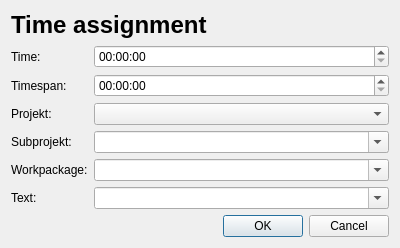
<?xml version="1.0" encoding="UTF-8"?>
<ui version="4.0">
 <class>TimeAssignmentDialog</class>
 <widget class="QDialog" name="TimeAssignmentDialog">
  <property name="geometry">
   <rect>
    <x>0</x>
    <y>0</y>
    <width>400</width>
    <height>307</height>
   </rect>
  </property>
  <property name="maximumSize">
   <size>
    <width>16777215</width>
    <height>0</height>
   </size>
  </property>
  <property name="windowTitle">
   <string>Dialog</string>
  </property>
  <layout class="QVBoxLayout" name="verticalLayout" stretch="0,1,0">
   <item>
    <widget class="QLabel" name="labelTitle">
     <property name="text">
      <string>&lt;h1&gt;Time assignment&lt;/h1&gt;</string>
     </property>
    </widget>
   </item>
   <item>
    <layout class="QFormLayout" name="formLayout">
     <item row="0" column="0">
      <widget class="QLabel" name="labelTime">
       <property name="text">
        <string>Time:</string>
       </property>
       <property name="buddy">
        <cstring>timeEditTime</cstring>
       </property>
      </widget>
     </item>
     <item row="1" column="0">
      <widget class="QLabel" name="labelTimespan">
       <property name="text">
        <string>Timespan:</string>
       </property>
       <property name="buddy">
        <cstring>timeEditTimespan</cstring>
       </property>
      </widget>
     </item>
     <item row="2" column="0">
      <widget class="QLabel" name="labelProjekt">
       <property name="text">
        <string>Projekt:</string>
       </property>
       <property name="buddy">
        <cstring>comboBoxProjekt</cstring>
       </property>
      </widget>
     </item>
     <item row="3" column="0">
      <widget class="QLabel" name="labelSubprojekt">
       <property name="text">
        <string>Subprojekt:</string>
       </property>
      </widget>
     </item>
     <item row="4" column="0">
      <widget class="QLabel" name="labelWorkpackage">
       <property name="text">
        <string>Workpackage:</string>
       </property>
      </widget>
     </item>
     <item row="5" column="0">
      <widget class="QLabel" name="labelText">
       <property name="text">
        <string>Text:</string>
       </property>
      </widget>
     </item>
     <item row="0" column="1">
      <widget class="QTimeEdit" name="timeEditTime">
       <property name="displayFormat">
        <string>HH:mm:ss</string>
       </property>
      </widget>
     </item>
     <item row="1" column="1">
      <widget class="QTimeEdit" name="timeEditTimespan">
       <property name="displayFormat">
        <string>HH:mm:ss</string>
       </property>
      </widget>
     </item>
     <item row="2" column="1">
      <widget class="QComboBox" name="comboBoxProjekt"/>
     </item>
     <item row="3" column="1">
      <widget class="QComboBox" name="comboBoxSubprojekt">
       <property name="editable">
        <bool>true</bool>
       </property>
       <property name="insertPolicy">
        <enum>QComboBox::NoInsert</enum>
       </property>
      </widget>
     </item>
     <item row="4" column="1">
      <widget class="QComboBox" name="comboBoxWorkpackage">
       <property name="editable">
        <bool>true</bool>
       </property>
       <property name="insertPolicy">
        <enum>QComboBox::NoInsert</enum>
       </property>
      </widget>
     </item>
     <item row="5" column="1">
      <widget class="QComboBox" name="comboBoxText">
       <property name="editable">
        <bool>true</bool>
       </property>
       <property name="insertPolicy">
        <enum>QComboBox::NoInsert</enum>
       </property>
      </widget>
     </item>
    </layout>
   </item>
   <item>
    <widget class="QDialogButtonBox" name="buttonBox">
     <property name="orientation">
      <enum>Qt::Horizontal</enum>
     </property>
     <property name="standardButtons">
      <set>QDialogButtonBox::Cancel|QDialogButtonBox::Ok</set>
     </property>
    </widget>
   </item>
  </layout>
 </widget>
 <resources/>
 <connections>
  <connection>
   <sender>buttonBox</sender>
   <signal>accepted()</signal>
   <receiver>TimeAssignmentDialog</receiver>
   <slot>accept()</slot>
   <hints>
    <hint type="sourcelabel">
     <x>248</x>
     <y>254</y>
    </hint>
    <hint type="destinationlabel">
     <x>157</x>
     <y>274</y>
    </hint>
   </hints>
  </connection>
  <connection>
   <sender>buttonBox</sender>
   <signal>rejected()</signal>
   <receiver>TimeAssignmentDialog</receiver>
   <slot>reject()</slot>
   <hints>
    <hint type="sourcelabel">
     <x>316</x>
     <y>260</y>
    </hint>
    <hint type="destinationlabel">
     <x>286</x>
     <y>274</y>
    </hint>
   </hints>
  </connection>
 </connections>
</ui>
